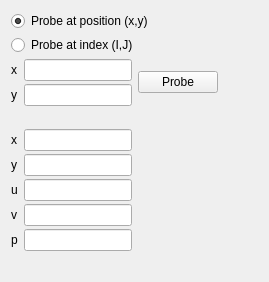
           <widget class="QWidget" name="postProcessTabPage3">
            <attribute name="title">
             <string>Probe</string>
            </attribute>
            <layout class="QGridLayout" name="gridLayout_20">
             <item row="0" column="0">
              <layout class="QVBoxLayout" name="_106">
               <property name="spacing">
                <number>4</number>
               </property>
               <item>
                <widget class="QRadioButton" name="probeXYradio">
                 <property name="text">
                  <string>Probe at position (x,y)</string>
                 </property>
                 <property name="checked">
                  <bool>true</bool>
                 </property>
                </widget>
               </item>
               <item>
                <widget class="QRadioButton" name="probeIJradio">
                 <property name="text">
                  <string>Probe at index (I,J)</string>
                 </property>
                </widget>
               </item>
               <item>
                <layout class="QGridLayout" name="_107">
                 <property name="horizontalSpacing">
                  <number>6</number>
                 </property>
                 <property name="verticalSpacing">
                  <number>3</number>
                 </property>
                 <item row="0" column="0">
                  <widget class="QLabel" name="probeXlabel">
                   <property name="text">
                    <string>x</string>
                   </property>
                  </widget>
                 </item>
                 <item row="0" column="1">
                  <widget class="QLineEdit" name="probeX"/>
                 </item>
                 <item row="0" column="2" rowspan="2">
                  <widget class="QPushButton" name="probeButton">
                   <property name="text">
                    <string>Probe</string>
                   </property>
                  </widget>
                 </item>
                 <item row="1" column="0">
                  <widget class="QLabel" name="probeYlabel">
                   <property name="text">
                    <string>y</string>
                   </property>
                  </widget>
                 </item>
                 <item row="1" column="1">
                  <widget class="QLineEdit" name="probeY"/>
                 </item>
                 <item row="0" column="3">
                  <spacer>
                   <property name="orientation">
                    <enum>Qt::Horizontal</enum>
                   </property>
                   <property name="sizeType">
                    <enum>QSizePolicy::Maximum</enum>
                   </property>
                   <property name="sizeHint" stdset="0">
                    <size>
                     <width>40</width>
                     <height>20</height>
                    </size>
                   </property>
                  </spacer>
                 </item>
                 <item row="2" column="1">
                  <spacer name="verticalSpacer_19">
                   <property name="orientation">
                    <enum>Qt::Vertical</enum>
                   </property>
                   <property name="sizeType">
                    <enum>QSizePolicy::Minimum</enum>
                   </property>
                   <property name="sizeHint" stdset="0">
                    <size>
                     <width>20</width>
                     <height>20</height>
                    </size>
                   </property>
                  </spacer>
                 </item>
                 <item row="3" column="1">
                  <widget class="QLineEdit" name="probeResultX">
                   <property name="readOnly">
                    <bool>true</bool>
                   </property>
                  </widget>
                 </item>
                 <item row="4" column="1">
                  <widget class="QLineEdit" name="probeResultY">
                   <property name="readOnly">
                    <bool>true</bool>
                   </property>
                  </widget>
                 </item>
                 <item row="5" column="1">
                  <widget class="QLineEdit" name="probeResultU">
                   <property name="readOnly">
                    <bool>true</bool>
                   </property>
                  </widget>
                 </item>
                 <item row="6" column="1">
                  <widget class="QLineEdit" name="probeResultV">
                   <property name="readOnly">
                    <bool>true</bool>
                   </property>
                  </widget>
                 </item>
                 <item row="7" column="1">
                  <widget class="QLineEdit" name="probeResultP">
                   <property name="readOnly">
                    <bool>true</bool>
                   </property>
                  </widget>
                 </item>
                 <item row="3" column="0">
                  <widget class="QLabel" name="label_9">
                   <property name="text">
                    <string>x</string>
                   </property>
                  </widget>
                 </item>
                 <item row="4" column="0">
                  <widget class="QLabel" name="label_10">
                   <property name="text">
                    <string>y</string>
                   </property>
                  </widget>
                 </item>
                 <item row="5" column="0">
                  <widget class="QLabel" name="label_11">
                   <property name="text">
                    <string>u</string>
                   </property>
                  </widget>
                 </item>
                 <item row="6" column="0">
                  <widget class="QLabel" name="label_12">
                   <property name="text">
                    <string>v</string>
                   </property>
                  </widget>
                 </item>
                 <item row="7" column="0">
                  <widget class="QLabel" name="label_13">
                   <property name="text">
                    <string>p</string>
                   </property>
                  </widget>
                 </item>
                </layout>
               </item>
               <item>
                <spacer>
                 <property name="orientation">
                  <enum>Qt::Vertical</enum>
                 </property>
                 <property name="sizeType">
                  <enum>QSizePolicy::Minimum</enum>
                 </property>
                 <property name="sizeHint" stdset="0">
                  <size>
                   <width>20</width>
                   <height>10</height>
                  </size>
                 </property>
                </spacer>
               </item>
              </layout>
             </item>
             <item row="1" column="0">
              <spacer name="verticalSpacer_4">
               <property name="orientation">
                <enum>Qt::Vertical</enum>
               </property>
               <property name="sizeHint" stdset="0">
                <size>
                 <width>20</width>
                 <height>10</height>
                </size>
               </property>
              </spacer>
             </item>
            </layout>
           </widget>
